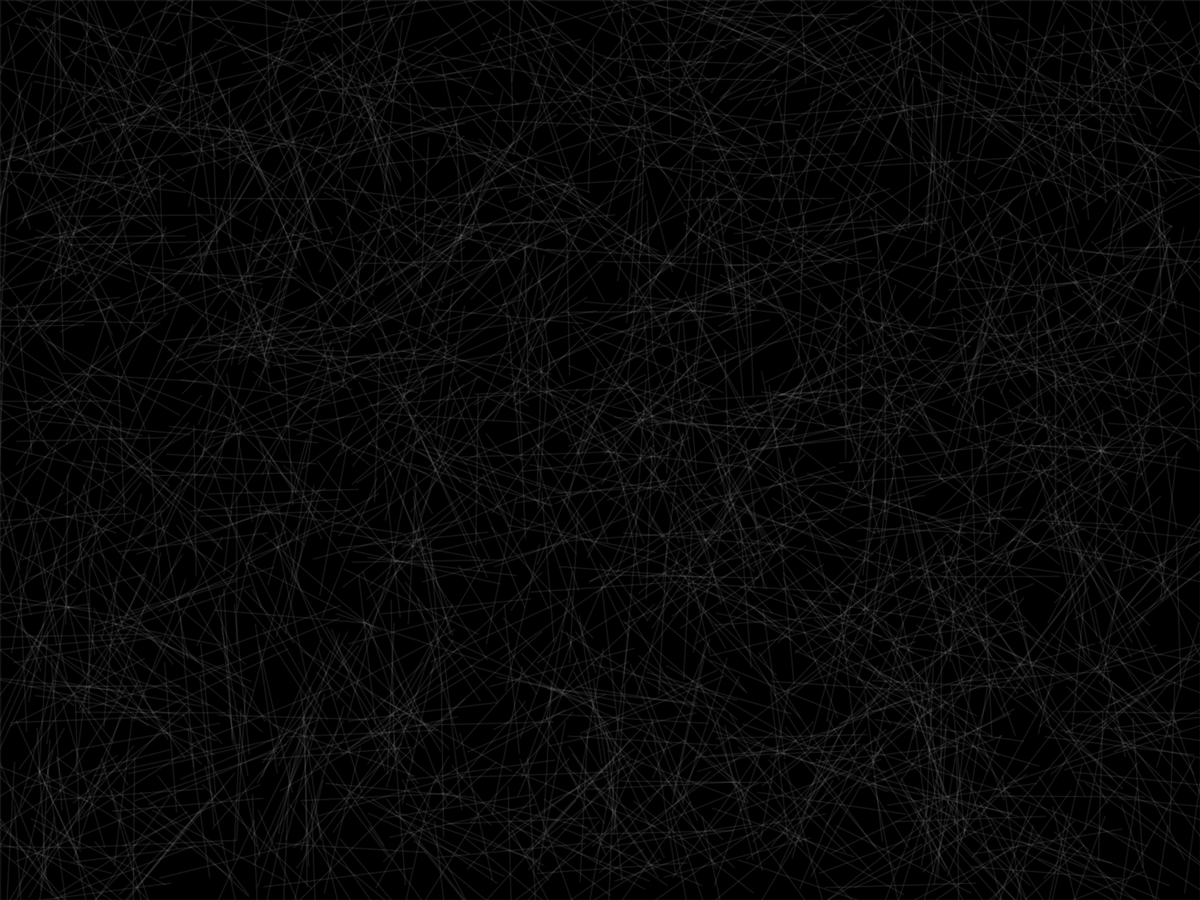
Frame 1 (no input)
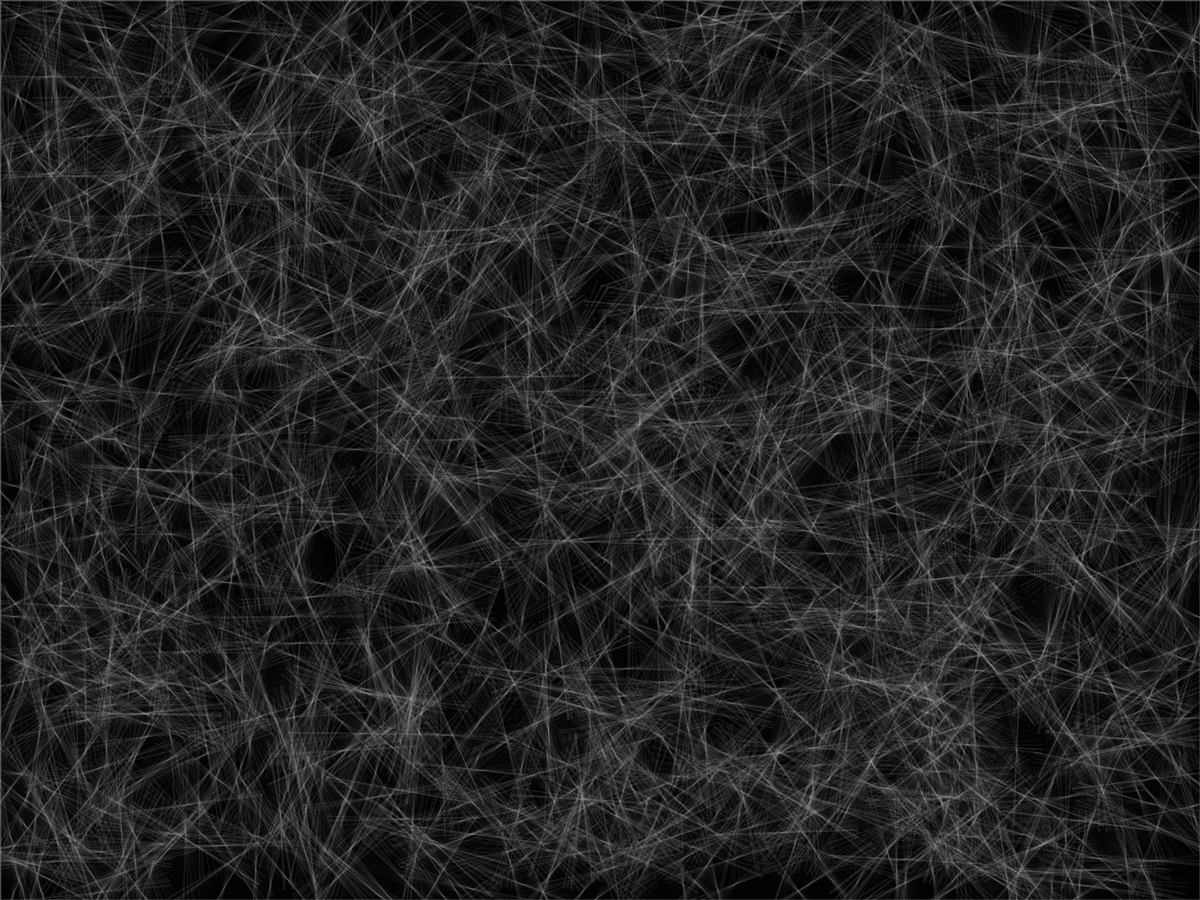
Frame 60 (the mouse pressed at the canvas centre just before this capture)
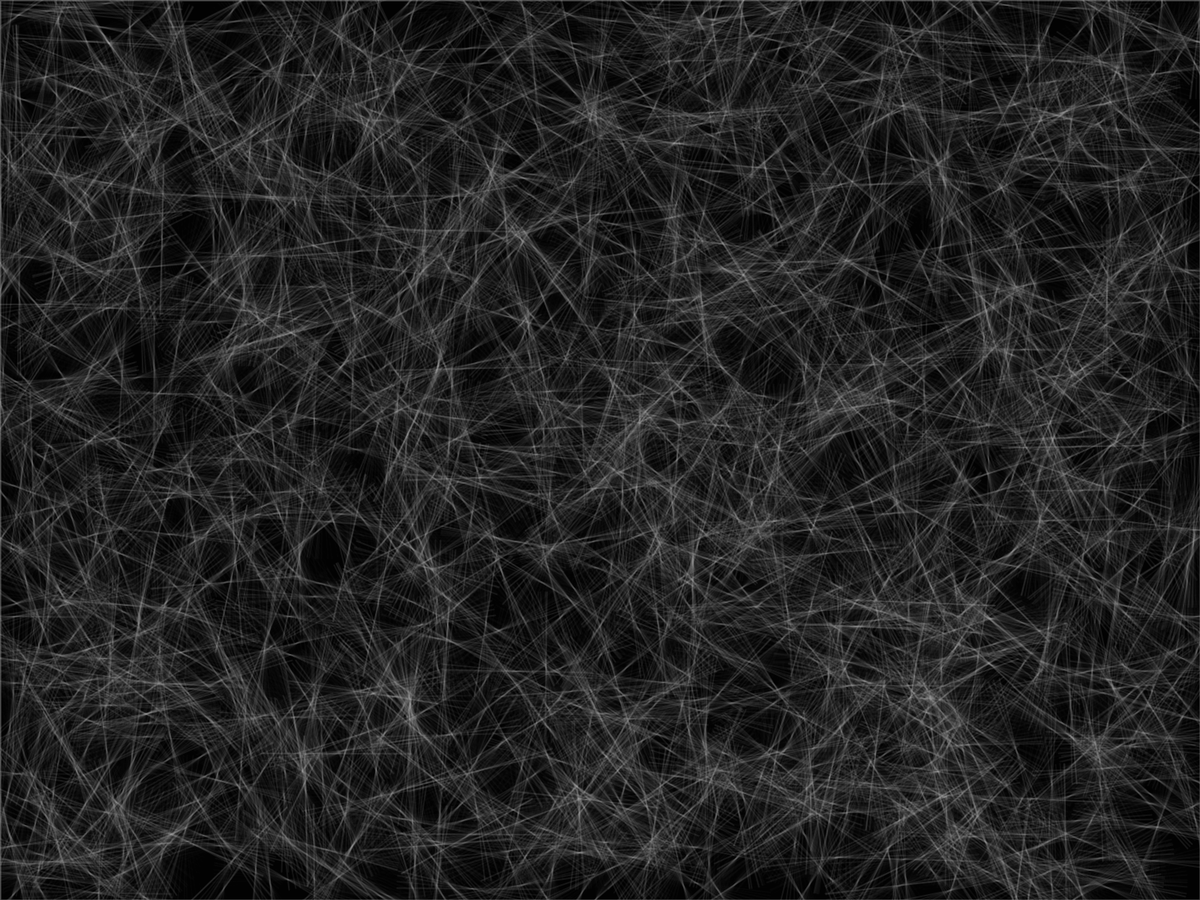
Frame 120 (the mouse held since frame 60 and released just before this capture)

The Processing sketch that drew these frames (run headless with seeded random() and noise(); from frame 60 on, the mouse is pressed at the canvas centre):

// Processing sketch: sketch_171210a_blarLine
// ── sketch_171210a_blarLine.pde
  int num = 2000;
  float[] x = new float[num];  
  float[] y = new float[num];
  float[] r = new float[num];
  
void setup(){
  fullScreen(2);
//  size(400,400);
  stroke(255,255,255,20);
  strokeWeight(2); 
  frameRate(30);
  background(0);
  //Pimage img = createImage(width,height,ARGB)
  //colorMode(HSB);
  //fill(255,0,0);
  //ellipse(100,100,100,100);
  for(int i=0;i < num;i++){
      x[i] = random(-width/2,width/2);
      y[i] = random(-height/2,height/2);
      r[i] = random(0,6.28); 
  }
}

void draw(){
  fill(0,50);
  rect(0, 0, width, height);

  translate(width/2,height/2);
  //fill(255,0,0,250);
  for(int i=0;i < num;i++){

    //x[i] = x[i] + random(-5,5);
    //y[i] = y[i] + random(-5,5);
    r[i] = r[i] + random(0,.1);

  pushMatrix();  
      translate(x[i],y[i]);
      rotate(r[i]);
      //ellipse(0,0,100,100);
      line(-100,0,100,0);
    popMatrix();
}
  
}
